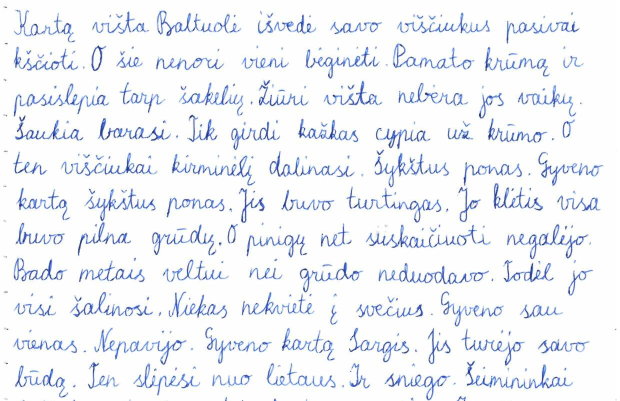
#> input picture demos/learn11.png, 1240 x 802 px (shown at 1/2 size)
$ python classification.py   (older library calls are emulated)
#> lines starting #> are read from the running program, lines starting #| are printed output that depends on the picture; after the words box and inside, x2 and y2 are one past the last pixel; in counts of white or black regions, pixels touching at a corner belong together
import cv2
import numpy as np
import sys
import os
import time
from select import select


# classification sets
global samples
# global filename
# filename = 0
samples =  np.empty((0,300))
global responses
responses = []

def testing():
	global responses
	global samples
	kernel = np.ones((2,2),np.uint8)
	img = cv2.imread('learn11.png')
#> img is the input picture: shape (802, 1240, 3); mean B, G, R 246.5, 241.5, 238.5
	newx,newy = img.shape[1],img.shape[0]     #new size (w,h)
#> newx = 1240; newy = 802
	print("Rescaled, new dimensions: ", newx, newy)
#| Rescaled, new dimensions:  1240 802
	newimage = cv2.resize(img,(int(newx), int(newy)))
	out = newimage

	img = cv2.cvtColor(newimage,cv2.COLOR_BGR2GRAY)
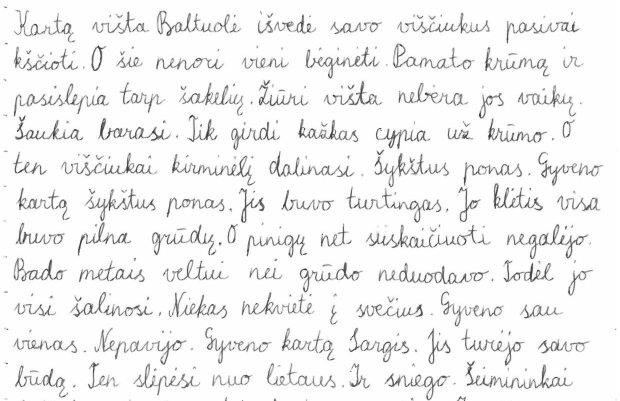
#> img: shape (802, 1240) (shown at 1/2 size); min 8, max 255, mean 241.2
	# img = cv2.medianBlur(img,5)

	# (thresh, thresh1) = cv2.threshold(img, 127, 255, cv2.THRESH_OTSU)
	# cv2.imshow("medianblur", im_bw)
	# cv2.waitKey(0)

	thresh1 = cv2.adaptiveThreshold(img,255,cv2.ADAPTIVE_THRESH_MEAN_C,\
            cv2.THRESH_BINARY,15,24)
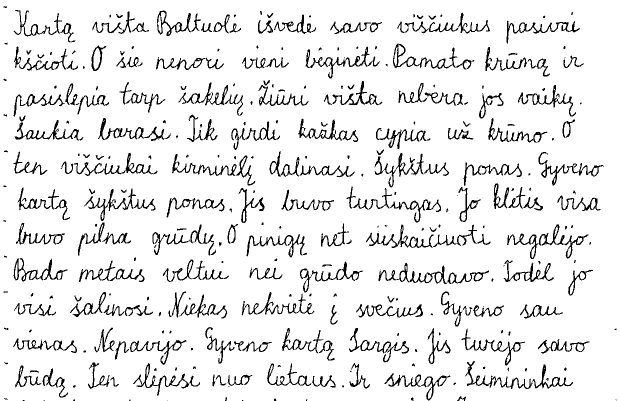
#> thresh1: shape (802, 1240) (shown at 1/2 size); 91.4% white; black in thin lines or dots

	# blur = cv2.GaussianBlur(img,(4,4),0)
	# ret3,thresh1 = cv2.threshold(img,127,255,cv2.THRESH_BINARY)

	# ret,thresh1 = cv2.threshold(img,127,255,cv2.THRESH_TRUNC)
	cv2.imshow("threshold", thresh1)
	cv2.waitKey(0)

	kernel2 = np.ones((2,2),np.uint8)
	# dilation = cv2.dilate(thresh1,kernel,iterations = 1)
	# cv2.imshow("dilated", dilation)
	# cv2.waitKey(0)
	eroded = cv2.erode(thresh1,kernel2,iterations = 2)
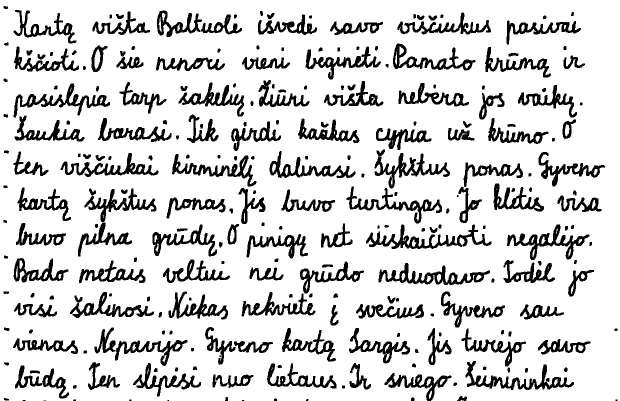
#> eroded: shape (802, 1240) (shown at 1/2 size); 83.4% white; 255 black regions (10 under 20 px)
	# eroded = cv2.dilate(eroded,kernel,iterations = 1)
	cv2.imshow("eroded", eroded)
	cv2.waitKey(0)
	im2, contours, hierarchy = cv2.findContours(eroded,cv2.RETR_TREE,cv2.CHAIN_APPROX_SIMPLE)
#> contours = 447 contours, 86 with area under 20; largest, box (x1, y1, x2, y2) and area: (0, 0, 1240, 802) 989500, (731, 448, 984, 499) 4120, (756, 525, 981, 571) 3970, (930, 721, 1149, 781) 3682, (1013, 448, 1180, 521) 3534

	# list of bounding rects
	bounding = []

	# remove the outer contour:
	# contours.pop(0)


	for cnt in contours:
	    [x,y,w,h] = cv2.boundingRect(cnt)
	    if (w <20 and h<20) or (h > 180):
	        continue
	    bounding.append([x,y,w,h])
#> this loop made 447 passes
#> (x, y, w, h) on passes 1 to 3: (921, 800, 7, 2), (858, 781, 6, 16), (880, 758, 11, 12)
#> after the loop, bounding = 107 items, first 6: [430, 748, 78, 29], [424, 748, 10, 28], [59, 740, 22, 8], [83, 736, 56, 62], [29, 730, 57, 48], [533, 726, 141, 52]
	    # cv2.rectangle(eroded,(x,y),(x+w,y+h),(0,0,0),2)

	cv2.imshow("contours", eroded)
	cv2.waitKey(0)

	newbounding = removeInnerContours(eroded, bounding, thresh1)
#> in removeInnerContours, `bounding2 = list(bounding)`: bounding2 has the same summary as bounding in testing
#> the loop in removeInnerContours, `for bunit in bounding:` made 95 passes
#> after the loop in removeInnerContours, `for bunit in bounding:`: bounding = 95 items, first 6: [430, 748, 78, 29], [424, 748, 10, 28], [83, 736, 56, 62], [29, 730, 57, 48], [533, 726, 141, 52], [698, 725, 45, 55]; newbounding = 88 items, first 6: [430, 748, 78, 29], [83, 736, 56, 62], [29, 730, 57, 48], [698, 725, 45, 55], [265, 725, 138, 69], [175, 723, 66, 58]
#| 88
	maxHeight = newbounding[0][3]
#> maxHeight = 29
	for a in newbounding:
		if a[3] > maxHeight:
			maxHeight = a[3]
#> this loop made 88 passes
#> (a, maxHeight) on passes 2, 5, 12: ([83, 736, 56, 62], 62), ([265, 725, 138, 69], 69), ([922, 656, 131, 78], 78)
#> after the loop, maxHeight = 78
	print("max height is: ", maxHeight)
#| max height is:  78

	for single in newbounding:
	    [x,y,w,h] = [single[0], single[1], single[2], single[3]]
	    print([w,h])
	    # let's try to adjust the width here:
	    adjustWidth([x,y,w,h], eroded, maxHeight)
#> this loop made 1 pass; (key Esc is pressed on pass 1)
#> (initx in adjustWidth, inity in adjustWidth, inith in adjustWidth, contourWidth in adjustWidth) on pass 1: (430, 748, 29, 508)
#| [78, 29]
	    # [12 lines of commented-out code are left out]

	responses = np.array(responses,np.float32)
	responses = responses.reshape((responses.size,1))
	print ("training complete")

	np.savetxt('generalsamplesA.data',samples)
	np.savetxt('generalresponsesA.data',responses)
	cv2.imshow('im',eroded)
	cv2.imshow('out',out)
	cv2.waitKey(0)

# extract the words into letters:
def adjustWidth(coords, eroded, maxHeight):
	# global filename
	global samples
	[x,y,w,h] = [coords[0], coords[1], coords[2], coords[3]]
	initx = x
	inity = y
	inith = h
	contourWidth = x + w
	sampleWidth = 16
	# positions: a j N J. Default - a
	heightPos = 1
	while sampleWidth < 60 and x+sampleWidth < contourWidth + 5 and x >= 0 and y >=0:
		# here we should find the nearest neighbours, thickering the width +2px every iteration:
				# here I need to put the contour of the letter to the center of the 30x10:

		cropToLetter = eroded[y:y+h, x:x+sampleWidth]

		cv2.imshow("cropped", cropToLetter)
		key = cv2.waitKey(0)

		# * 42; - 45
		if key == 190:
			# reset the letter:
			print("before delete: ", len(samples))
			samples[:-1]
			print("after delete: ", len(samples))
			# [8 lines of commented-out code are left out]
			continue
		elif key == 91:
			h -= 1
			y-=1
			continue
		elif key == 93:
			h+=1
			continue
		elif key == 39:
			h += 1
			y+=1
			continue
		elif key == 92:
			h-=1
			continue
		elif key == 27:
			sys.exit()
#> (the program exits here)

$ run again, with demos/learn1.png copied over demos/learn11.png
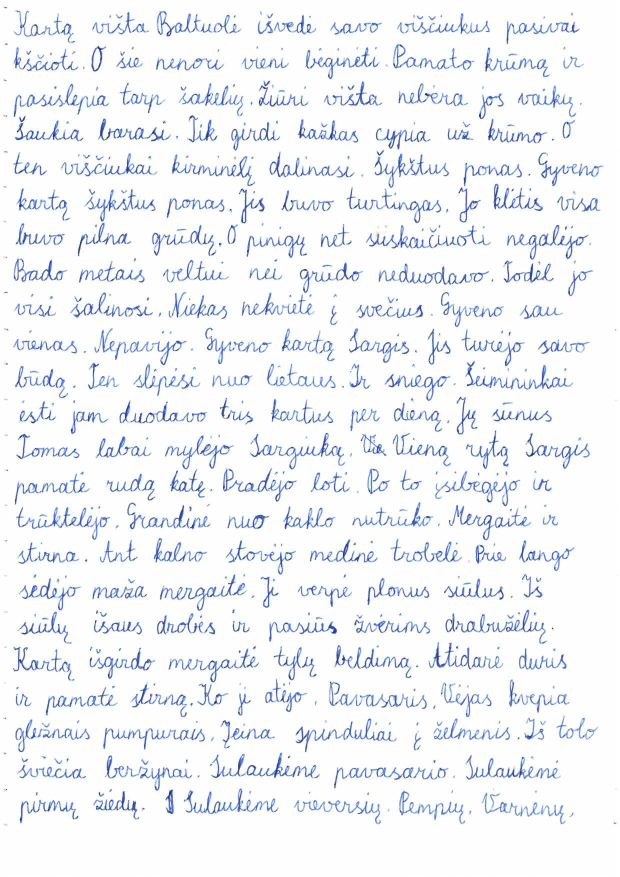
#> input picture demos/learn1.png, 1240 x 1754 px (shown at 1/2 size)
#> in testing, img is the input picture: shape (1754, 1240, 3); mean B, G, R 246.9, 242.1, 239.4
#| Rescaled, new dimensions:  1240 1754
#> img: shape (1754, 1240)
#> in testing, `thresh1 = cv2.adaptiveThreshold(img,255,cv2.ADAPTIVE_THRESH_MEAN_C,\ c..`:
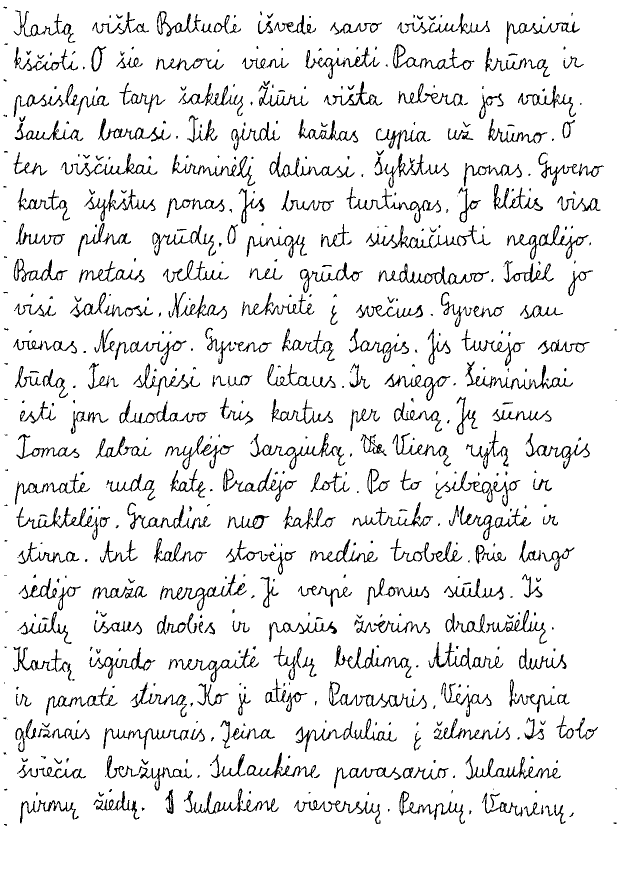
#> thresh1: shape (1754, 1240) (shown at 1/2 size); 91.9% white; black in thin lines or dots
#> in testing, `eroded = cv2.erode(thresh1,kernel2,iterations = 2)`:
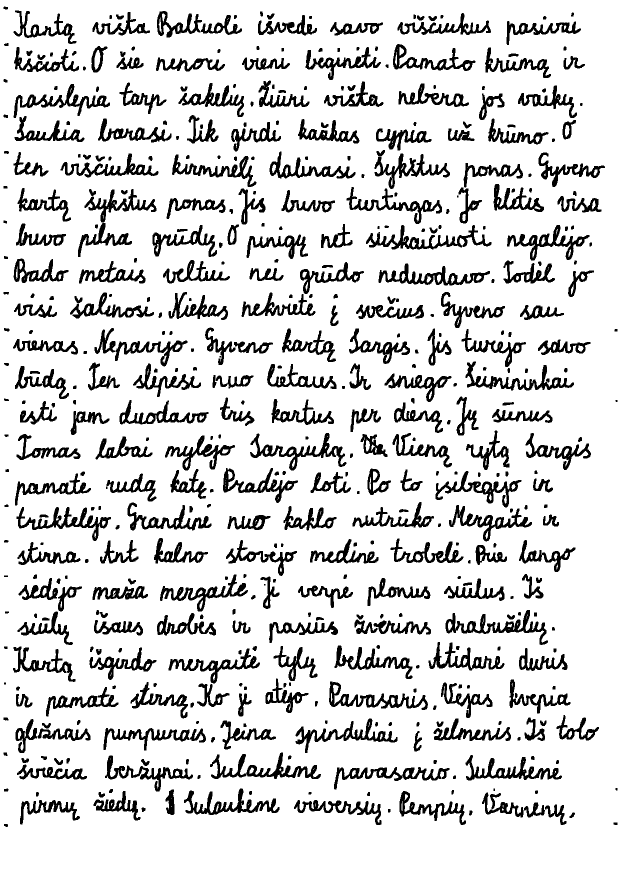
#> eroded: shape (1754, 1240) (shown at 1/2 size); 84.4% white; 496 black regions (8 under 20 px)
#> contours = 921 contours, 187 with area under 20; largest, box (x1, y1, x2, y2) and area: (0, 0, 1240, 1754) 2171967, (890, 1219, 1097, 1291) 4168, (731, 449, 984, 500) 4120, (419, 1504, 643, 1559) 3978, (756, 526, 981, 572) 3970
#> the loop in testing, `for cnt in contours:` made 921 passes
#> (x, y, w, h) on passes 2 to 4: (7, 1647, 10, 8), (1226, 1644, 10, 7), (1138, 1624, 13, 13)
#> after the loop in testing, `for cnt in contours:`: bounding = 217 items, first 6: [1089, 1608, 45, 43], [1047, 1604, 44, 32], [587, 1599, 177, 52], [39, 1599, 122, 51], [979, 1585, 24, 34], [963, 1584, 85, 52]
#> bounding2 has the same summary as bounding in testing
#> the loop in removeInnerContours, `for bunit in bounding:` made 199 passes
#> after the loop in removeInnerContours, `for bunit in bounding:`: bounding = 199 items, first 6: [1089, 1608, 45, 43], [1047, 1604, 44, 32], [587, 1599, 177, 52], [39, 1599, 122, 51], [963, 1584, 85, 52], [798, 1581, 135, 70]; newbounding = 186 items, first 6: [1089, 1608, 45, 43], [1047, 1604, 44, 32], [587, 1599, 177, 52], [39, 1599, 122, 51], [979, 1585, 24, 34], [963, 1584, 85, 52]
#| 186
#> in testing, `maxHeight = newbounding[0][3]`: maxHeight = 43
#> the loop in testing, `for a in newbounding:` made 186 passes
#> (a, maxHeight) on passes 3, 7, 13, 31, 56: ([587, 1599, 177, 52], 52), ([186, 1581, 96, 61], 61), ([209, 1510, 178, 74], 74), ([260, 1363, 117, 75], 75), ([319, 1148, 178, 76], 76)
#> after the loop in testing, `for a in newbounding:`: maxHeight = 81
#| max height is:  81
#> the loop in testing, `for single in newbounding:` made 1 pass; (key Esc is pressed on pass 1)
#> (initx in adjustWidth, inity in adjustWidth, inith in adjustWidth, contourWidth in adjustWidth) on pass 1: (1089, 1608, 43, 1134)
#> (printed output is left out)

$ run again, with demos/learn12.png copied over demos/learn11.png
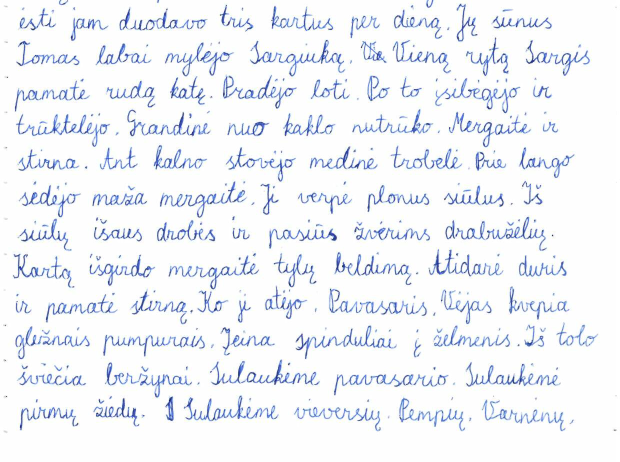
#> input picture demos/learn12.png, 1240 x 923 px (shown at 1/2 size)
#> in testing, img is the input picture: shape (923, 1240, 3); mean B, G, R 247, 242.3, 239.6
#| Rescaled, new dimensions:  1240 923
#> img: shape (923, 1240)
#> in testing, `thresh1 = cv2.adaptiveThreshold(img,255,cv2.ADAPTIVE_THRESH_MEAN_C,\ c..`:
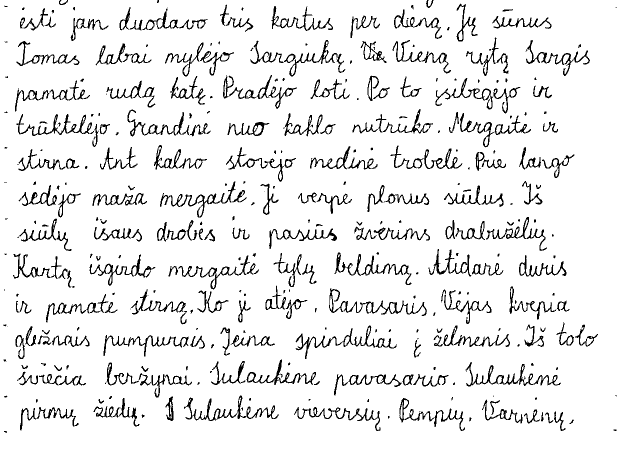
#> thresh1: shape (923, 1240) (shown at 1/2 size); 92% white; black in thin lines or dots
#> in testing, `eroded = cv2.erode(thresh1,kernel2,iterations = 2)`:
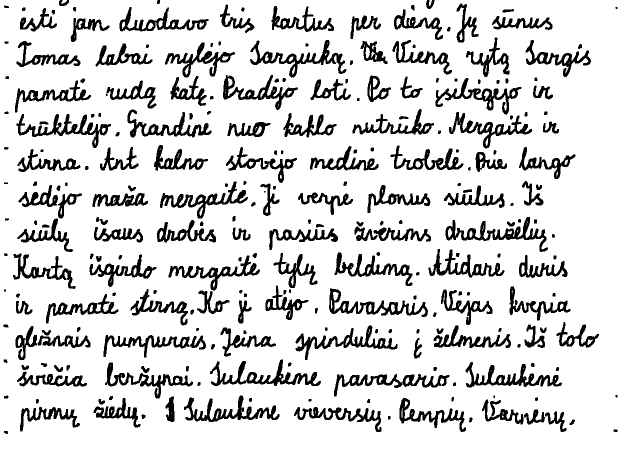
#> eroded: shape (923, 1240) (shown at 1/2 size); 84.6% white; 257 black regions (6 under 20 px)
#> contours = 478 contours, 102 with area under 20; largest, box (x1, y1, x2, y2) and area: (0, 0, 1240, 923) 1141846, (890, 433, 1097, 505) 4168, (419, 718, 643, 773) 3978, (499, 79, 694, 156) 3922, (657, 576, 857, 635) 3892
#> the loop in testing, `for cnt in contours:` made 478 passes
#> (x, y, w, h) on passes 1 to 3: (858, 0, 6, 12), (122, 0, 12, 8), (0, 0, 1240, 923)
#> after the loop in testing, `for cnt in contours:`: bounding = 109 items, first 6: [1089, 822, 45, 43], [1047, 818, 44, 32], [587, 813, 177, 52], [39, 813, 122, 51], [979, 799, 24, 34], [963, 798, 85, 52]
#> bounding2 has the same summary as bounding in testing
#> the loop in removeInnerContours, `for bunit in bounding:` made 103 passes
#> after the loop in removeInnerContours, `for bunit in bounding:`: bounding = 103 items, first 6: [1089, 822, 45, 43], [1047, 818, 44, 32], [587, 813, 177, 52], [39, 813, 122, 51], [963, 798, 85, 52], [798, 795, 135, 70]; newbounding = 97 items, first 6: [1089, 822, 45, 43], [1047, 818, 44, 32], [587, 813, 177, 52], [39, 813, 122, 51], [979, 799, 24, 34], [963, 798, 85, 52]
#| 97
#> in testing, `maxHeight = newbounding[0][3]`: maxHeight = 43
#> the loop in testing, `for a in newbounding:` made 97 passes
#> (a, maxHeight) on passes 3, 7, 13, 31, 56: ([587, 813, 177, 52], 52), ([186, 795, 96, 61], 61), ([209, 724, 178, 74], 74), ([260, 577, 117, 75], 75), ([319, 362, 178, 76], 76)
#> after the loop in testing, `for a in newbounding:`: maxHeight = 81
#| max height is:  81
#> the loop in testing, `for single in newbounding:` made 1 pass; (key Esc is pressed on pass 1)
#> (initx in adjustWidth, inity in adjustWidth, inith in adjustWidth, contourWidth in adjustWidth) on pass 1: (1089, 822, 43, 1134)
#> (printed output is left out)

$ run again, with demos/learn2.png copied over demos/learn11.png
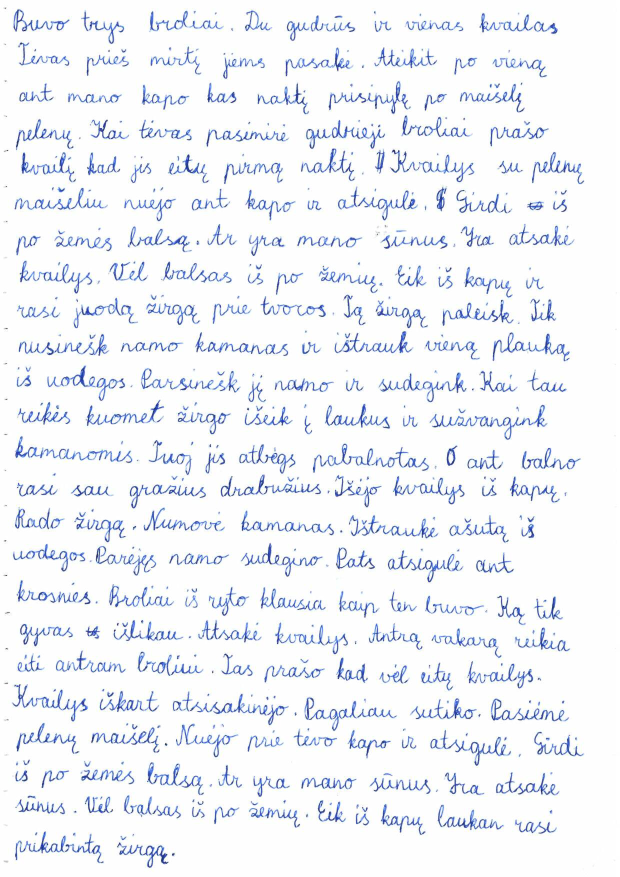
#> input picture demos/learn2.png, 1240 x 1754 px (shown at 1/2 size)
#> in testing, img is the input picture: shape (1754, 1240, 3); mean B, G, R 247, 242.2, 239.6
#| Rescaled, new dimensions:  1240 1754
#> img: shape (1754, 1240)
#> in testing, `thresh1 = cv2.adaptiveThreshold(img,255,cv2.ADAPTIVE_THRESH_MEAN_C,\ c..`:
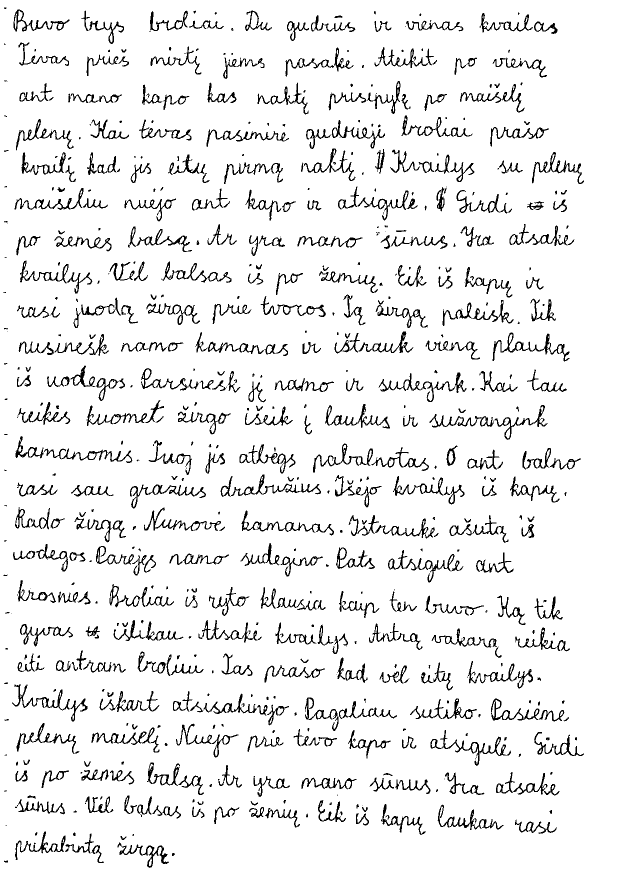
#> thresh1: shape (1754, 1240) (shown at 1/2 size); 92.4% white; 685 black regions (220 under 20 px), largest, box (x1, y1, x2, y2) and area: (859, 810, 1095, 880) 1801, (441, 949, 642, 994) 1470, (757, 745, 933, 804) 1445
#> in testing, `eroded = cv2.erode(thresh1,kernel2,iterations = 2)`:
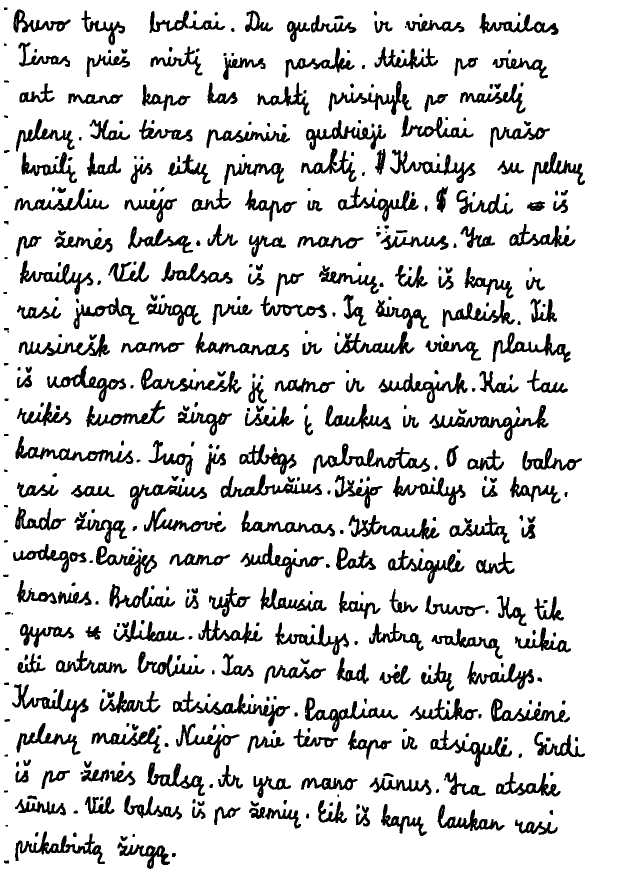
#> eroded: shape (1754, 1240) (shown at 1/2 size); 85.5% white; 477 black regions (8 under 20 px)
#> contours = 909 contours, 209 with area under 20; largest, box (x1, y1, x2, y2) and area: (0, 0, 1240, 1754) 2171967, (625, 886, 861, 949) 4228, (858, 809, 1098, 883) 4144, (345, 1381, 581, 1454) 4104, (30, 871, 268, 929) 3873
#> the loop in testing, `for cnt in contours:` made 909 passes
#> (x, y, w, h) on passes 2 to 4: (7, 1720, 12, 8), (343, 1705, 10, 10), (234, 1684, 107, 55)
#> after the loop in testing, `for cnt in contours:`: bounding = 217 items, first 6: [234, 1684, 107, 55], [29, 1662, 182, 67], [1029, 1638, 87, 33], [711, 1626, 30, 28], [529, 1615, 74, 43], [497, 1613, 34, 26]
#> bounding2 has the same summary as bounding in testing
#> the loop in removeInnerContours, `for bunit in bounding:` made 211 passes
#> after the loop in removeInnerContours, `for bunit in bounding:`: bounding = 211 items, first 6: [234, 1684, 107, 55], [29, 1662, 182, 67], [1029, 1638, 87, 33], [711, 1626, 30, 28], [529, 1615, 74, 43], [497, 1613, 34, 26]; newbounding = 206 items, first 6: [234, 1684, 107, 55], [29, 1662, 182, 67], [1029, 1638, 87, 33], [711, 1626, 30, 28], [529, 1615, 74, 43], [497, 1613, 34, 26]
#| 206
#> in testing, `maxHeight = newbounding[0][3]`: maxHeight = 55
#> the loop in testing, `for a in newbounding:` made 206 passes
#> (a, maxHeight) on passes 2, 25, 29, 40: ([29, 1662, 182, 67], 67), ([293, 1524, 118, 69], 69), ([860, 1459, 165, 76], 76), ([23, 1367, 155, 79], 79)
#> after the loop in testing, `for a in newbounding:`: maxHeight = 79
#| max height is:  79
#> the loop in testing, `for single in newbounding:` made 1 pass; (key Esc is pressed on pass 1)
#> (initx in adjustWidth, inity in adjustWidth, inith in adjustWidth, contourWidth in adjustWidth) on pass 1: (234, 1684, 55, 341)
#> (printed output is left out)
